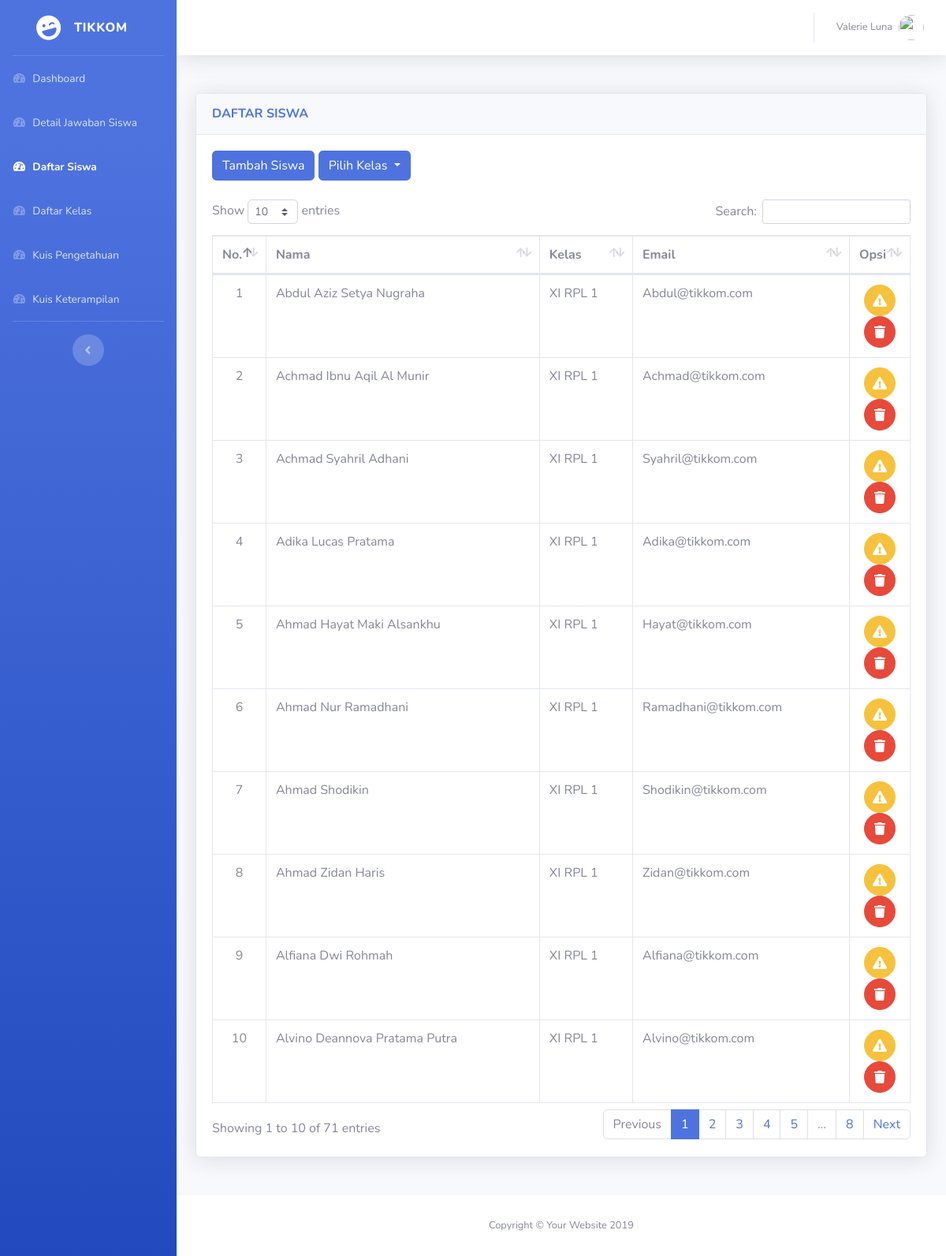
The page /df_siswa.php on the database its author committed.
### tables this page shows
CREATE TABLE `users` (
  `id` bigint(20) unsigned NOT NULL AUTO_INCREMENT,
  `name` varchar(255) NOT NULL,
  `email` varchar(255) NOT NULL,
  `email_verified_at` timestamp NULL DEFAULT NULL,
  `password` varchar(255) NOT NULL,
  `remember_token` varchar(100) DEFAULT NULL,
  `created_at` timestamp NULL DEFAULT NULL,
  `updated_at` timestamp NULL DEFAULT NULL,
  `level` enum('siswa','admin','guru') NOT NULL,
  `nisn` varchar(255) DEFAULT NULL,
  `kelas_id` int(11) NOT NULL,
  PRIMARY KEY (`id`) USING BTREE,
  UNIQUE KEY `users_email_unique` (`email`) USING BTREE
);

CREATE TABLE `kelas` (
  `id` bigint(20) unsigned NOT NULL AUTO_INCREMENT,
  `kelas` varchar(255) NOT NULL,
  `created_at` timestamp NULL DEFAULT NULL,
  `updated_at` timestamp NULL DEFAULT NULL,
  `wali_kelas` varchar(100) DEFAULT NULL,
  PRIMARY KEY (`id`) USING BTREE
);

### df_siswa.php (the view, shortened to what this page needs)
<?php
include "config/koneksi.php";
?>
<html lang="en">
<head>
    <link href="vendor/fontawesome-free/css/all.min.css" rel="stylesheet" type="text/css">
    <link href="css/sb-admin-2.min.css" rel="stylesheet">
    <link href="vendor/datatables/dataTables.bootstrap4.min.css" rel="stylesheet">
</head>
<body id="page-top">
    <div id="wrapper">
        <ul class="navbar-nav bg-gradient-primary sidebar sidebar-dark accordion" id="accordionSidebar">
            <a class="sidebar-brand d-flex align-items-center justify-content-center" href="index.php">
                <div class="sidebar-brand-icon rotate-n-15">
                    <i class="fas fa-laugh-wink"></i>
                </div>
                <div class="sidebar-brand-text mx-3">Tikkom</div>
            </a>
            <hr class="sidebar-divider my-0">
            <li class="nav-item ">
                <a class="nav-link" href="index.php">
                    <i class="fas fa-fw fa-tachometer-alt"></i>
                    <span>Dashboard</span></a>
            </li>
            <li class="nav-item">
                <a class="nav-link" href="dt_siswa.php">
                    <i class="fas fa-fw fa-tachometer-alt"></i>
                    <span>Detail Jawaban Siswa</span></a>
            </li>
            <li class="nav-item active">
                <a class="nav-link" href="df_siswa.php">
                    <i class="fas fa-fw fa-tachometer-alt"></i>
                    <span>Daftar Siswa</span></a>
            </li>
            <li class="nav-item">
                <a class="nav-link" href="df_kelas.php">
                    <i class="fas fa-fw fa-tachometer-alt"></i>
                    <span>Daftar Kelas</span></a>
            </li>
            <li class="nav-item">
                <a class="nav-link" href="ks_pengetahuan.php">
                    <i class="fas fa-fw fa-tachometer-alt"></i>
                    <span>Kuis Pengetahuan</span></a>
            </li>
            <li class="nav-item">
                <a class="nav-link" href="ks_keterampilan.php">
                    <i class="fas fa-fw fa-tachometer-alt"></i>
                    <span>Kuis Keterampilan</span></a>
            </li>
            <hr class="sidebar-divider d-none d-md-block">
            <div class="text-center d-none d-md-inline">
                <button class="rounded-circle border-0" id="sidebarToggle"></button>
            </div>
        </ul>
        <div id="content-wrapper" class="d-flex flex-column">
            <div id="content">
                <nav class="navbar navbar-expand navbar-light bg-white topbar mb-4 static-top shadow">
                    <ul class="navbar-nav ml-auto">
                        <li class="nav-item dropdown no-arrow">
                            <a class="nav-link dropdown-toggle" href="#" id="userDropdown" role="button" data-toggle="dropdown" aria-haspopup="true" aria-expanded="false">
                                <span class="mr-2 d-none d-lg-inline text-gray-600 small">Valerie Luna</span>
                                <img class="img-profile rounded-circle" src="https://source.unsplash.com/QAB-WJcbgJk/60x60">
                            </a>
                        </li>
                    </ul>
                </nav>
                <div class="container-fluid">
                    <div class="row">
                        <div class="col-lg-12 mb-4">
                            <div class="card shadow mb-4">
                                <div class="card-header py-3">
                                    <h6 class="m-0 font-weight-bold text-primary">DAFTAR SISWA</h6>
                                </div>
                                <div class="card-body">
                                    <button type="button" class="btn btn-primary" data-toggle="modal" data-target="#tambah_siswa">Tambah Siswa</button>
                                    <button class="btn btn-primary dropdown-toggle" type="button" id="dropdownMenuButton" data-toggle="dropdown" aria-haspopup="true" aria-expanded="false">
                                        Pilih Kelas
                                    </button>
                                    <br><br>
                                    <div class="table-responsive">
                                        <table class="table table-bordered" id="dataTable" width="100%" cellspacing="0">
                                            <thead>
                                                <tr>
                                                    <th style="width:10px; align:center;">No.</th>
                                                    <th>Nama</th>
                                                    <th>Kelas</th>
                                                    <th>Email</th>
                                                    <th style="width:10; align:center;">Opsi</th>
                                                </tr>
                                            </thead>
                                            <tbody>
                                                <?php
                                                $query = "SELECT a.`name`,a.email,b.kelas,a.id
                                                        FROM users a
                                                        INNER JOIN kelas b
                                                        ON a.kelas_id=b.id
                                                        WHERE a.`level`='siswa'";
                                                $sql = mysqli_query($conn, $query);
                                                $i = 1;
                                                while ($hasil = mysqli_fetch_array($sql)) {
                                                    $nama = $hasil['name'];
                                                    $kelas = $hasil['kelas'];
                                                    $email = $hasil['email'];
                                                    echo "<tr>";
                                                    echo "<td align='center'>$i</td>";
                                                    echo "<td>$nama</td>";
                                                    echo "<td>$kelas</td>";
                                                    echo "<td>$email</td>";
                                                    echo "<td align='center'>
                                                    <a href='#' class='btn btn-warning btn-circle' data-toggle='modal' data-target='#edit_siswa' data-id='$hasil[id]'>
                                                    <i class='fas fa-exclamation-triangle'></i></a>
                                                    <a href='#' class='btn btn-danger btn-circle'>
                                                    <i class='fas fa-trash'></i></a>
                                                        </td>";
                                                    echo "</tr>";
                                                    $i++;
                                                }
                                                ?>
                                            </tbody>
                                        </table>
                                    </div>
                                </div>
                            </div>
                        </div>
                    </div>
                </div>
            </div>
            <footer class="sticky-footer bg-white">
                <div class="container my-auto">
                    <div class="copyright text-center my-auto">
                        <span>Copyright &copy; Your Website 2019</span>
                    </div>
                </div>
            </footer>
        </div>
    </div>
</body>
</html>

### rows shown on the page
users: name "Abdul Aziz Setya Nugraha", kelas.kelas "XI RPL 1", email "Abdul@tikkom.com"
users: name "Achmad Ibnu Aqil Al Munir", kelas.kelas "XI RPL 1", email "Achmad@tikkom.com"
users: name "Achmad Syahril Adhani", kelas.kelas "XI RPL 1", email "Syahril@tikkom.com"
users: name "Adika Lucas Pratama", kelas.kelas "XI RPL 1", email "Adika@tikkom.com"
users: name "Ahmad Hayat Maki Alsankhu", kelas.kelas "XI RPL 1", email "Hayat@tikkom.com"
users: name "Ahmad Nur Ramadhani", kelas.kelas "XI RPL 1", email "Ramadhani@tikkom.com"
users: name "Ahmad Shodikin", kelas.kelas "XI RPL 1", email "Shodikin@tikkom.com"
users: name "Ahmad Zidan Haris", kelas.kelas "XI RPL 1", email "Zidan@tikkom.com"
users: name "Alfiana Dwi Rohmah", kelas.kelas "XI RPL 1", email "Alfiana@tikkom.com"
users: name "Alvino Deannova Pratama Putra", kelas.kelas "XI RPL 1", email "Alvino@tikkom.com"
